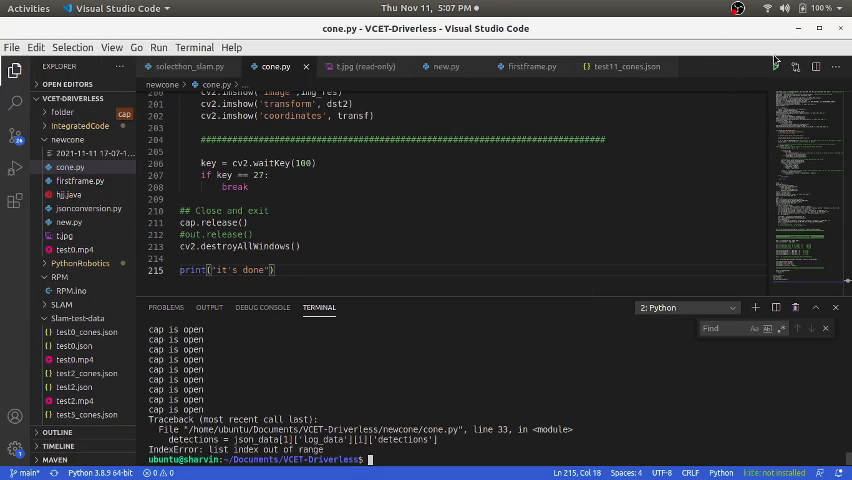
#> input picture frame 181 of newcone1/newconev2/2021-11-11 17-07-17.mkv, 852 x 480 px, given in place of test0.mp4, which was not available
$ python coneV6+pnp.py
#> lines starting #> are read from the running program, lines starting #| are printed output that depends on the picture; after the words box and inside, x2 and y2 are one past the last pixel; in counts of white or black regions, pixels touching at a corner belong together; pictures that were not available may be replaced by others from this repository, and a replacement may not be noted
import cv2
import numpy as np
import json
import imutils
import numpy as np
import matplotlib as mpl
import matplotlib.pyplot as plt
from mpl_toolkits.mplot3d import Axes3D
import matplotlib.animation as animation
json_filename = "test0_cones.json"
with open(json_filename) as f:
#> (reads keypoint/test0_cones.json from the repository)
    json_data = json.load(f)


path ="test0.mp4"
cap = cv2.VideoCapture(path)


y=0 #index to json
K=0 #for one frame
while cap.isOpened():
    K+=1
    print("cap is open")
    _, frame = cap.read()
#> frame is the input picture: shape (480, 852, 3); mean B, G, R 58.9, 56, 54.9
    detections = json_data[1]['log_data'][y]['detections']

    cv2.imshow("win",frame)
    # [7 lines of commented-out code are left out]

    x = np.zeros(frame.shape[:2], dtype="uint8")

    # cv2.imshow("x_outer_crop",frame[399:415,284:347])
    translation_vector_arr =[]
    for j in range(len(detections)):
        # cv2.imshow("x_crop",frame[detections[j][2][1]:detections[j][2][3],detections[j][2][0]:detections[j][2][2]])


        x= cv2.rectangle(x,(detections[j][2][0:2]),(detections[j][2][2:4]),(255,255,255),-1)
        masked = cv2.bitwise_and(frame, frame, mask=x)

        frame1 = frame.copy()
        cv2.circle(frame1,(detections[j][2][0],detections[j][2][1]), 5, (0,0,255), -1)
        cv2.circle(frame1,(detections[j][2][2],detections[j][2][3]), 5, (0,225,255), -1)
        # cv2.imshow("frame1",frame1)

        print(detections[j][2][1],detections[j][2][3],detections[j][2][0],detections[j][2][2])
        z = frame[detections[j][2][1]:detections[j][2][3],detections[j][2][0]:detections[j][2][2]]


        if z.shape[0] != 0 and z.shape[1]!=0:


            lab = cv2.cvtColor(z,cv2.COLOR_BGR2LAB)
            L,A,B=cv2.split(lab)


            _, thresh1 = cv2.threshold(A, 120, 255, cv2.THRESH_BINARY + cv2.THRESH_OTSU)
            cv2.imshow('thresh1',thresh1)
            cnts = cv2.findContours(thresh1.copy(), cv2.RETR_EXTERNAL,
                cv2.CHAIN_APPROX_SIMPLE)
            cnts = imutils.grab_contours(cnts)
            c = max(cnts, key=cv2.contourArea)

            extLeft = tuple(c[c[:, :, 0].argmin()][0])
            extRight = tuple(c[c[:, :, 0].argmax()][0])
            extTop = tuple(c[c[:, :, 1].argmin()][0])
            extBot = tuple(c[c[:, :, 1].argmax()][0])
            rng = int((extBot[1] - extTop[1]) * 0.2)

            finalYBot = extBot[1] + rng
            finalYTop = extBot[1] - rng

            newC = []
            for i in c:
                if  i[0][1] >= finalYTop and i[0][1] <= finalYBot  :
                    newC.append((i[0][0],i[0][1]))


            extLeft = min(newC)
            extRight = max(newC)

            cv2.drawContours(z, [c], -1, (0, 255, 255), 2)
            cv2.circle(z, extLeft, 5, (0, 0, 255), -1)
            cv2.circle(z, extRight, 5, (0, 255, 0), -1)
            cv2.circle(z, extTop, 5, (0, 0, 255), -1)
            cv2.circle(z, extBot, 8, (255, 255, 0), -1)


            centerBase = ((extLeft[0]+extRight[0])//2 ,(extLeft[1]+extRight[1])//2 )
            cv2.circle(z, centerBase, 1, (255, 255, 255), -1)

            print(extTop,centerBase,extLeft,extRight)
            im = frame[detections[j][2][1]:detections[j][2][3],detections[j][2][0]:detections[j][2][2]]
            size = im.shape
            # print(centerBase,extTop,extLeft,extRight)
            #2D image points. If you change the image, you need to change vector
            image_points = np.array([
                                    (9, 56),
                                    (15, 3),
                                    (3, 52),
                                    (15, 61)
                                    ], dtype="double")

            # 3D model points.
            model_points = np.array([

                                        (0.0, 0.0, 0.0),        # bottom
                                        (0.0, 3.0, 0.0),        # top
                                        (-0.5, 0.0,0.0),        # Left corner
                                        (0.5, 0.0, 0.0)         # Right corner

                                    ])

            # Camera internals

            focal_length = size[1]
            center = (size[1]/2, size[0]/2)
            camera_matrix = np.array(
                                    [[focal_length, 0, center[0]],
                                    [0, focal_length, center[1]],
                                    [0, 0, 1]], dtype = "double"
                                    )

            print("Camera Matrix :\n {0}".format(camera_matrix))

            dist_coeffs = np.zeros((4,1)) # Assuming no lens distortion
            (_, translation_vector,rotation_vector,_) = cv2.solvePnPRansac(model_points, image_points, camera_matrix, dist_coeffs, flags=cv2.cv2.SOLVEPNP_ITERATIVE)

            print("Rotation Vector:\n {0}".format(rotation_vector))
            print("Translation Vector:\n {0}".format(translation_vector))

            # Project a 3D point (0, 0, 1000.0) onto the image plane.
            # We use this to draw a line sticking out of the nose

            (nose_end_point2D, jacobian) = cv2.projectPoints(np.float32([(0.0, 0.0, 500.0)]), rotation_vector, translation_vector, camera_matrix, dist_coeffs)

            # for p in image_points:

            #     cv2.circle(im, (int(p[0]), int(p[1])), 3, (0,0,255), -1)
            print("nose_end_point2D",nose_end_point2D)
            p1 = ( int(image_points[0][0]), int(image_points[0][1]))
            p2 = ( int(nose_end_point2D[0][0][0]), int(nose_end_point2D[0][0][1]))
            cv2.circle(im,(int(nose_end_point2D[0][0][0]), int(nose_end_point2D[0][0][1])), 5, (255, 255, 255), -1)
            # print(nose_end_point2D)
            cv2.line(im, p1, p2, (255,0,0), 2)

            # Display image
            cv2.imshow("Output", im)
#> this loop made 14 passes
#| (0, 0) (7, 62) (0, 62) (15, 62)
#| (0, 0) (4, 21) (0, 21) (9, 21)
#| (0, 0) (6, 29) (0, 29) (13, 29)
#| (0, 0) (10, 41) (0, 41) (20, 41)
#| (0, 0) (6, 28) (0, 28) (13, 28)
#| (7, 0) (7, 1) (7, 1) (7, 1)
#| (18, 25) (21, 34) (20, 35) (22, 34)
#| (7, 6) (8, 10) (7, 11) (10, 10)
#> (further printed lines are left out)
#> pass 2, `masked = cv2.bitwise_and(frame, frame, mask=x)`:
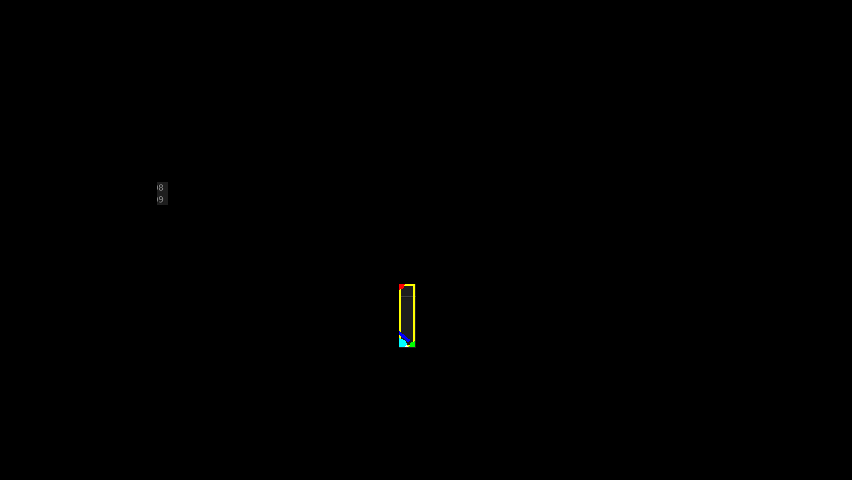
#> masked: shape (480, 852, 3); mean B, G, R 0.1, 0.3, 0.2
#> after the loop:
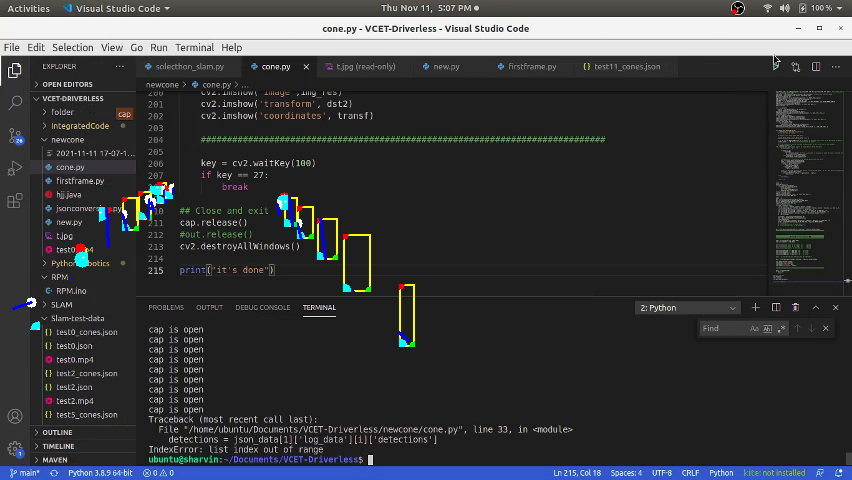
#> frame: shape (480, 852, 3); 0.84% of pixels changed, all inside (x1, y1, x2, y2) = (12, 182, 415, 347)
#> after the loop:
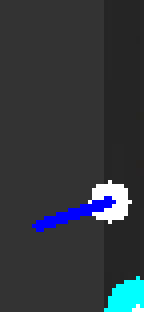
#> im: shape (78, 36, 3) (shown 4 times larger); mean B, G, R 61.5, 56.2, 50.6
#> after the loop: lab: shape (78, 36, 3); mean of channels 0, 1, 2 49.6, 128, 128
#> after the loop:
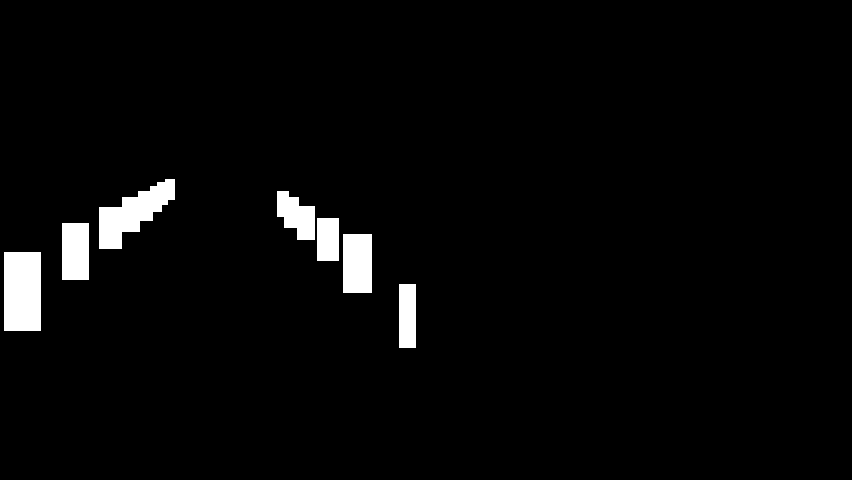
#> x: shape (480, 852); 2.9% white; 7 white regions, largest, box (x1, y1, x2, y2) and area: (4, 252, 41, 331) 2923, (99, 179, 175, 249) 2561, (343, 234, 372, 293) 1711
            # [11 lines of commented-out code are left out]
    cv2.imshow('thresh2',thresh1)
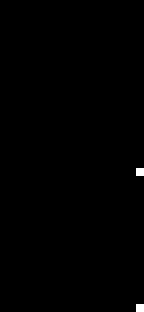
#> window 'thresh2': shape (78, 36) (shown 4 times larger); 0.28% white in thin lines or dots, all inside (x1, y1, x2, y2) = (34, 42, 36, 78)

    if z.shape[0] != 0 and z.shape[1]!=0:
        # [5 lines of commented-out code are left out]

        cv2.imshow("image",z)


        cv2.imshow("Output_full", im)

    y+=1
    cv2.imshow("frame",frame)
    cv2.imshow("MASKED",masked)
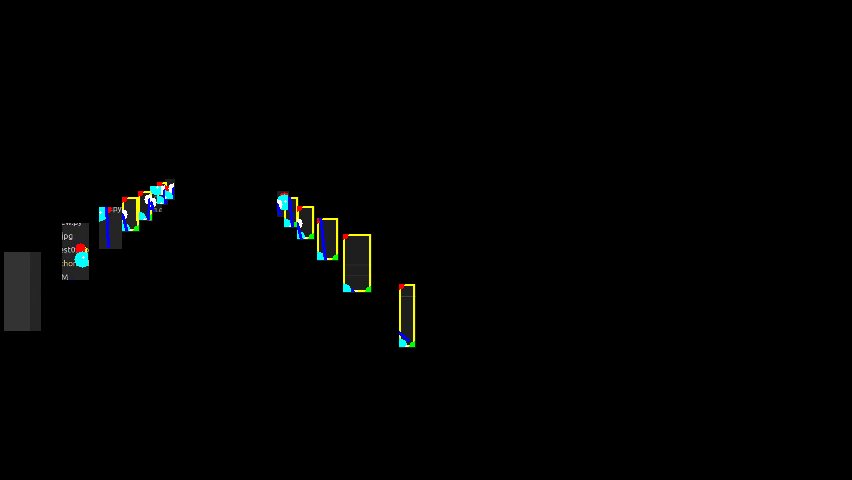
#> window 'MASKED': shape (480, 852, 3); mean B, G, R 2, 2.3, 1.8
    plt.show()
    key = cv2.waitKey(100)
#> (key Esc is pressed here)
    if key == 27:
        break


# Read Image
